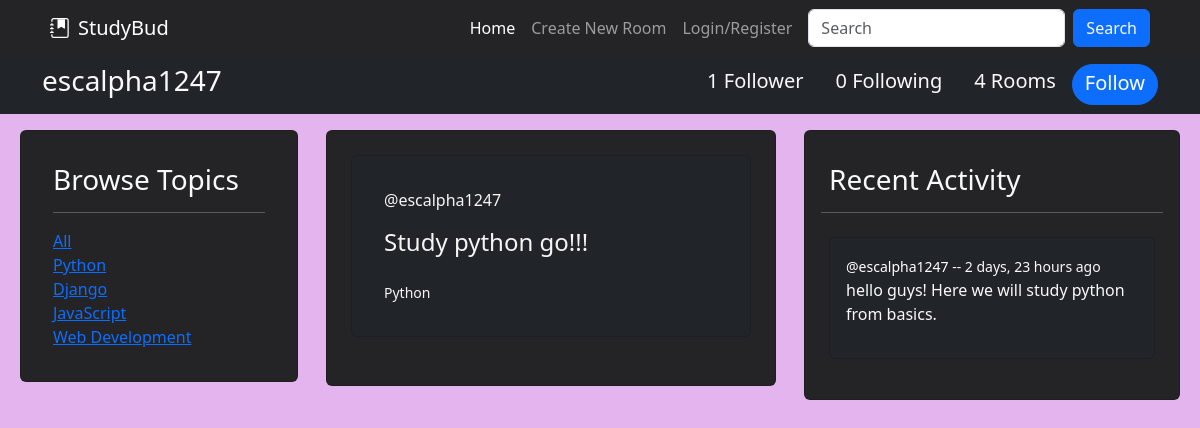
The app's page /profile/1/?q=Python with its own data.
### base/models.py (models this page shows, shortened)
class Topic(models.Model):
    name = models.CharField(max_length=200)

class Room(models.Model):
    host = models.ForeignKey(User, on_delete=models.SET_NULL, null=True)
    topic = models.ForeignKey(Topic, on_delete=models.SET_NULL, null=True)
    name = models.CharField(max_length=200)
    description = models.TextField(null=True, blank=True) # Null is allowed, by default is false!
    participants = models.ManyToManyField(User, related_name='participants', blank=True)
    updated = models.DateTimeField(auto_now=True) # takes snapshot everytime its saved
    created = models.DateTimeField(auto_now_add=True) # only takes snapshot when saved first time
    class Meta:
        ordering = ['-updated', '-created'] # '-' sign makes newer one come at top

class Message(models.Model):
    user = models.ForeignKey(User, on_delete=models.CASCADE)
    room = models.ForeignKey(Room, on_delete=models.CASCADE) # This will delete all messages in a room after the room is deleted.
    body = models.TextField() # required
    updated = models.DateTimeField(auto_now=True) # takes snapshot everytime its saved
    created = models.DateTimeField(auto_now_add=True) # only takes snapshot when saved first time
    class Meta:
        ordering = ['-updated', '-created']
    def __str__(self):
        return self.body[0:50] # we want only first 50 messages for preview

### base/views.py (the view)
# urls.py: path('profile/<str:pk>/', views.userProfile, name="profile"),
def userProfile(request, pk):
    q = request.GET.get('q') if request.GET.get('q') != None else ''
    user = User.objects.get(id=pk)
    follower = request.user.username
    topics = Topic.objects.all()
    rooms = user.room_set.filter(
        Q(name__icontains=q),
    )[:6]
    room_messages = user.message_set.filter(
        Q(body__icontains=q),
        Q(room__name__icontains=q),
    )[:6]
    if FollowersCount.objects.filter(follower=follower, user=user.username).first():
        button_text = "Unfollow"
    else:
        button_text = "Follow"
    user_followers = len(FollowersCount.objects.filter(user=user.username))
    user_following = len(FollowersCount.objects.filter(follower=user.username))
    user_rooms = len(Room.objects.filter(host=user.id))
    context = {'user':user, 'topics':topics, 'rooms':rooms, 'room_messages':room_messages, 'button_text':button_text, 'user_rooms':user_rooms, 'user_followers':user_followers, 'user_following':user_following}
    return render(request, 'base/user.html', context)

### base/templates/base/user.html (shortened to what this page needs)
{% extends 'main.html' %}
{% load static %}
{% block content %}
{% if rq == "account" %}
<div class="container-fluid px-0">
    <nav class="navbar navbar-expand-lg navbar-dark bg-dark text-light">
        <div class="container">
            <h3>{{ user.username }}</h3>
            <button class="navbar-toggler" data-bs-toggle="collapse" data-bs-target="#navmenu">
                <span class="navbar-toggler-icon"></span>
            </button>
            <div class="collapse navbar-collapse" id="navmenu">
                <ul class="navbar-nav ms-auto">
                    <li class="nav-item px-3"><h5>Followers</h5></li>
                    <li class="nav-item px-3"><h5>Following</h5></li>
                    <li class="nav-item px-3"><h5>Posts</h5></li>
                </ul>
            </div>
        </div>
    </nav>
    <div class="container-fluid px-4 py-0">
        <div class="row px-3">
            <div class="col-3 p-2">
                <div class="card py-2">
                    <div class="card-body">
                        <h3 class="card-title">Following</h3>
                        <hr>
                    </div>
                </div>
            </div>
            <div class="col-5 p-2">
                <div class="card py-2">
                    <div class="card-body">
                        <h3 class="card-title">For You</h3>
                        <hr>
                    </div>
                </div>
            </div>
            <div class="col-4 p-2">
                <div class="card py-2">
                    <div class="card-body">
                        <h3 class="card-title">Recent Posts</h3>
                        <hr>
                    </div>
                </div>
            </div>
        </div>
    </div>
</div>
{%else%}
<div class="container-fluid px-0">
    <nav class="navbar navbar-expand-lg navbar-dark bg-dark text-light">
        <div class="container">
            <h3>{{ user.username }}</h3>
            <div class="collapse navbar-collapse" id="navmenu">
                <ul class="navbar-nav ms-auto">
                    {% if user_followers == 1 %}
                    <li class="nav-item px-3"style="margin: auto;"><h5>{{user_followers}} Follower</h5></li>
                    {%else%}
                    <li class="nav-item px-3"style="margin: auto;"><h5>{{user_followers}} Followers</h5></li>
                    {% endif %}
                    <li class="nav-item px-3"style="margin: auto;"><h5>{{user_following}} Following</h5></li>
                    <li class="nav-item px-3" style="margin: auto;"><h5>{{user_rooms}} Rooms</h5></li>
                    {% if request.user.username == user.username %}
                    <button class="btn btn-outline-primary rounded-pill" style="padding-bottom:1px;"><h5>Settings</h5></button>
                    {% else %}
                    <form action="{% url 'follow' user.id %}" method="POST">
                        <button type="submit" class="btn btn-primary rounded-pill" style="padding-bottom:1px;"><h5>{{button_text}}</h5></button>
                    </form>
                    {% endif %}
                </ul>
            </div>
        </div>
    </nav>
    <div class="container-fluid px-4 py-0">
        <div class="row py-2">
            <div class="col-3 p-2">
                {% include 'base/topics_comp.html' %}
            </div>
            <div class="col-5 p-2">
                <div class="container">
                    <div class="card py-4" style="background-color: #242426">
                        {% include 'base/feed_comp.html' %}
                    </div>
                </div>
            </div>
            <div class="col-4 p-2">
                {% include 'base/activity_comp.html' %}
            </div>
        </div>
    </div>
</div>
{%endif%}
{% endblock content %}

### base/templates/base/topics_comp.html
<div class="container px-0 pb-4">
    <div class="card container text-light p-3" style="background-color: #242426;width: 1fr;">
        <div class="card-body">
            <h3 class="card-title">Browse Topics</h3>
            <hr />
            <div class="card-link">
                <a href="?q=">All</a>
            </div>
            {% for topic in topics %}
            <div class="card-link ms-auto">
                <a href="?q={{topic.name}}">{{ topic.name }}</a>
            </div>
            {% endfor %}
        </div>
    </div>
</div>

### base/templates/base/feed_comp.html (shortened to what this page needs)
<div class="row px-4">
    {% for room in rooms %}
    <div class="container pb-4">
        <div class="card bg-dark text-light p-3">
            <div class="card-body">
                <span class="card-link"><a style="color: whitesmoke; text-decoration: none;" href="{% url 'profile' room.host.id %}">@{{ room.host.username }}</a></span>
                <h4 class="card-title py-3">
                    <a href="{% url 'room' room.id %}" style="color: whitesmoke; text-decoration: none;" class="">{{ room.name }}</a>
                </h4>
                <small class="card-subtitle card-link mb-2 text-light"><a style="color: whitesmoke; text-decoration: none;" href="{% url 'home' %}?q={{room.topic.name}}">{{ room.topic.name }}</a></small>
            </div>
        </div>
    </div>
    {% endfor %}
</div>

### base/templates/base/activity_comp.html (shortened to what this page needs)
<div class="container px-0 pb-4" style="width: 1fr;">
    <div class="card container text-light p-3" style="background-color: #242426;">
        <div class="card-body px-0">
            <h3 class="card-title px-2">Recent Activity</h3>
            <hr />
            {% for message in room_messages %}
                <div class="container-fluid p-2">
                    <div class="card bg-dark text-light">
                        <div class="card-body">
                            <small class="card-link"><a href="{% url 'profile' message.user.id %}" class="links">@{{message.user}}</a> -- {{message.created|timesince}} ago</small>
                            <p>{{message}}</p>
                        </div>
                    </div>
                </div>
            {% endfor %}
        </div>
    </div>
</div>

### static/styles/main.css (style rules this page uses)
body { background-color:#e4b4ef; }

### base/templates/base/activity_comp.html (style rules this page uses)
.links { color: white; text-decoration: none; }

### records on screen
Topic: name "Python"
Topic: name "Django"
Topic: name "JavaScript"
Topic: name "Web Development"
Room: host.username "escalpha1247", name "Study python go!!!", topic.name "Python"
Message: user "escalpha1247", created "2 days, 23 hours", body "hello guys! Here we will study python from basics."

### other values on screen
{{ user.username }} "escalpha1247"
{{ user_followers }} "1"
{{ user_following }} "0"
{{ user_rooms }} "4"
{{ button_text }} "Follow"
